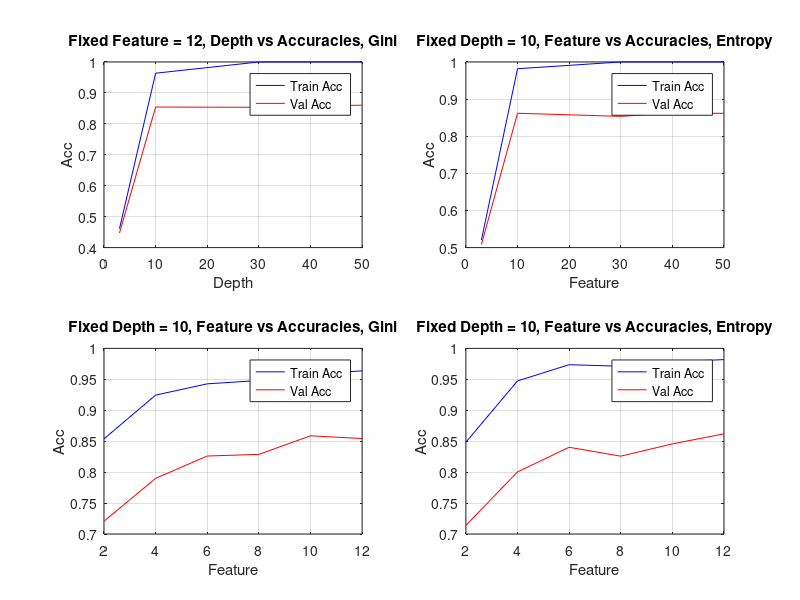

This figure's MATLAB source:
% Feature Fix Depth Change 'Gini')
clear all; clc; close all

%Gini
x_axis_depth = [3, 10, 30, 40, 50];
val_acc_depth = [0.44729270206643995, 0.8543029034789432, 0.8535181794402302, 0.8579649489929375 , 0.8603191211090766];
train_acc_depth = [0.4612236738698049, 0.9637075509675752, 1, 1, 1];

x_axis_feature = [2, 4, 6, 8, 10, 12];
val_acc_feature = [0.7206382422181533, 0.7899555323044729, 0.8260528380852733, 0.8286685848809835 , 0.8587496730316505, 0.8543029034789432];
train_acc_feature = [0.8537765808808017 ,0.9244758021744186, 0.9427198311939733, 0.9480851328767752, 0.9582127352415544, 0.9637075509675752];

%Entropy 

x_axis_depth_2 = [3, 10, 30, 40, 50];
val_acc_depth_2 = [0.508239602406487, 0.8618885691865027, 0.8535181794402302, 0.8629348679047868  , 0.8616269945069317];
train_acc_depth_2 = [0.5203514762181372 ,0.9818844666688289, 1, 1, 1];

x_axis_feature_2 = [2, 4, 6, 8, 10, 12];
val_acc_feature_2 = [0.7138373005493068, 0.8004185194873136, 0.8401778707821083, 0.8257912634057023 , 0.8456709390530996, 0.8618885691865027];
train_acc_feature_2 = [0.8483592297475482 ,0.947425502445505, 0.9736507521059176, 0.9711605447072837, 0.9782246351214298, 0.9818844666688289];


figure(1)
subplot(2,2,1)
plot(x_axis_depth,train_acc_depth,'b',x_axis_depth,val_acc_depth,'r');
title('Fixed Feature = 12, Depth vs Accuracies, Gini')
xlabel('Depth')
ylabel('Acc')
legend('Train Acc','Val Acc')
grid on
subplot(2,2,3)
plot(x_axis_feature,train_acc_feature,'b',x_axis_feature,val_acc_feature,'r');
title('Fixed Depth = 10, Feature vs Accuracies, Gini')
xlabel('Feature')
ylabel('Acc')
legend('Train Acc','Val Acc')
grid on

subplot(2,2,2)
plot(x_axis_depth_2,train_acc_depth_2,'b',x_axis_depth_2,val_acc_depth_2,'r');
title('Fixed Depth = 10, Feature vs Accuracies, Entropy')
xlabel('Feature')
ylabel('Acc')
legend('Train Acc','Val Acc')
grid on

subplot(2,2,4)
plot(x_axis_feature,train_acc_feature_2,'b',x_axis_feature_2,val_acc_feature_2,'r');
title('Fixed Depth = 10, Feature vs Accuracies, Entropy')
xlabel('Feature')
ylabel('Acc')
legend('Train Acc','Val Acc')
grid on
